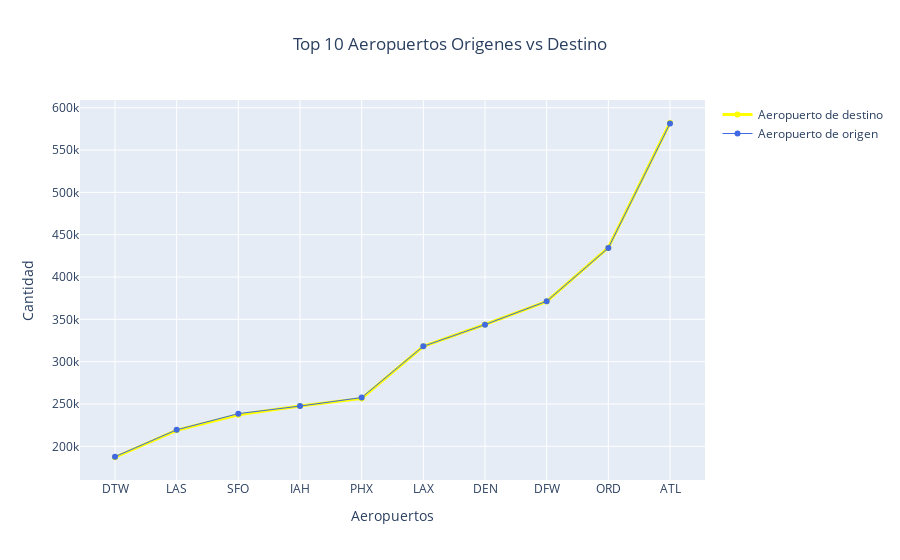

Source (notebook cell):
### Markdown cell above
#### 3.4 Comparación de los vuelos de Origenes y Destino

### Code cell
fig = go.Figure()
# Crear estilo de las trazas
fig.add_trace(go.Scatter(x = df_Dest['DEST'], y = df_Dest['Aterrizajes'], name = 'Aeropuerto de destino',
                         line = dict(color = 'yellow', width = 3)))
fig.add_trace(go.Scatter(x = df_Org['ORIGIN'], y = df_Org['Vuelos'], name = 'Aeropuerto de origen',
                         line = dict(color = 'royalblue', width = 1)))
fig.update_layout(uniformtext_minsize = 4, uniformtext_mode = 'hide', title_text = 'Top 10 Aeropuertos Origenes vs Destino', title_x = 0.5)
fig.update_layout( yaxis = dict(title = 'Cantidad'),xaxis = dict(title = 'Aeropuertos'))

### Figure 1 — Plotly figure (JSON) as saved in the notebook; plotly's stock layout.template omitted (floating-point values rounded to 4 significant figures)
{"data": [{"line": {"color": "yellow", "width": 3}, "name": "Aeropuerto de destino", "type": "scatter", "x": ["DTW", "LAS", "SFO", "IAH", "PHX", "LAX", "DEN", "DFW", "ORD", "ATL"], "y": [187075, 218923, 237332, 247552, 256565, 318207, 343892, 371200, 434681, 582276]}, {"line": {"color": "royalblue", "width": 1}, "name": "Aeropuerto de origen", "type": "scatter", "x": ["DTW", "LAS", "SFO", "IAH", "PHX", "LAX", "DEN", "DFW", "ORD", "ATL"], "y": [187803, 219490, 238589, 247530, 257595, 318218, 343761, 371368, 434335, 581487]}], "layout": {"autosize": true, "title": {"text": "Top 10 Aeropuertos Origenes vs Destino", "x": 0.5}, "uniformtext": {"minsize": 4, "mode": "hide"}, "xaxis": {"autorange": true, "range": [-0.6045, 9.605], "title": {"text": "Aeropuertos"}, "type": "category"}, "yaxis": {"autorange": true, "range": [154500.0, 614900.0], "title": {"text": "Cantidad"}, "type": "linear"}}}
